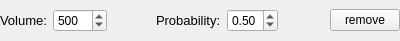
<?xml version="1.0" encoding="UTF-8"?>
<ui version="4.0">
 <class>TrafficVolumeView</class>
 <widget class="QWidget" name="TrafficVolumeView">
  <property name="geometry">
   <rect>
    <x>0</x>
    <y>0</y>
    <width>400</width>
    <height>38</height>
   </rect>
  </property>
  <property name="windowTitle">
   <string>Form</string>
  </property>
  <layout class="QHBoxLayout" name="horizontalLayout_2">
   <property name="spacing">
    <number>0</number>
   </property>
   <property name="leftMargin">
    <number>0</number>
   </property>
   <property name="topMargin">
    <number>0</number>
   </property>
   <property name="rightMargin">
    <number>0</number>
   </property>
   <property name="bottomMargin">
    <number>0</number>
   </property>
   <item>
    <widget class="QWidget" name="ValueWidget" native="true">
     <layout class="QHBoxLayout" name="valueLayout">
      <property name="leftMargin">
       <number>0</number>
      </property>
      <property name="topMargin">
       <number>0</number>
      </property>
      <property name="rightMargin">
       <number>0</number>
      </property>
      <property name="bottomMargin">
       <number>0</number>
      </property>
      <item>
       <widget class="QLabel" name="Volume">
        <property name="font">
         <font>
          <pointsize>10</pointsize>
         </font>
        </property>
        <property name="text">
         <string>Volume:</string>
        </property>
       </widget>
      </item>
      <item>
       <widget class="QSpinBox" name="VolumeValue">
        <property name="maximum">
         <number>9999</number>
        </property>
        <property name="singleStep">
         <number>100</number>
        </property>
        <property name="value">
         <number>500</number>
        </property>
       </widget>
      </item>
     </layout>
    </widget>
   </item>
   <item>
    <widget class="QWidget" name="probabilityWidget" native="true">
     <layout class="QHBoxLayout" name="horizontalLayout">
      <item>
       <spacer name="horizontalSpacer">
        <property name="orientation">
         <enum>Qt::Horizontal</enum>
        </property>
        <property name="sizeHint" stdset="0">
         <size>
          <width>40</width>
          <height>20</height>
         </size>
        </property>
       </spacer>
      </item>
      <item>
       <widget class="QLabel" name="probability">
        <property name="font">
         <font>
          <pointsize>10</pointsize>
         </font>
        </property>
        <property name="text">
         <string>Probability:</string>
        </property>
       </widget>
      </item>
      <item>
       <widget class="QDoubleSpinBox" name="probabilityValue">
        <property name="maximum">
         <double>1.000000000000000</double>
        </property>
        <property name="singleStep">
         <double>0.100000000000000</double>
        </property>
        <property name="value">
         <double>0.500000000000000</double>
        </property>
       </widget>
      </item>
     </layout>
    </widget>
   </item>
   <item>
    <spacer name="horizontalSpacer_2">
     <property name="orientation">
      <enum>Qt::Horizontal</enum>
     </property>
     <property name="sizeHint" stdset="0">
      <size>
       <width>40</width>
       <height>20</height>
      </size>
     </property>
    </spacer>
   </item>
   <item>
    <widget class="QPushButton" name="remove">
     <property name="maximumSize">
      <size>
       <width>70</width>
       <height>16777215</height>
      </size>
     </property>
     <property name="text">
      <string>remove</string>
     </property>
    </widget>
   </item>
  </layout>
 </widget>
 <resources/>
 <connections/>
</ui>
